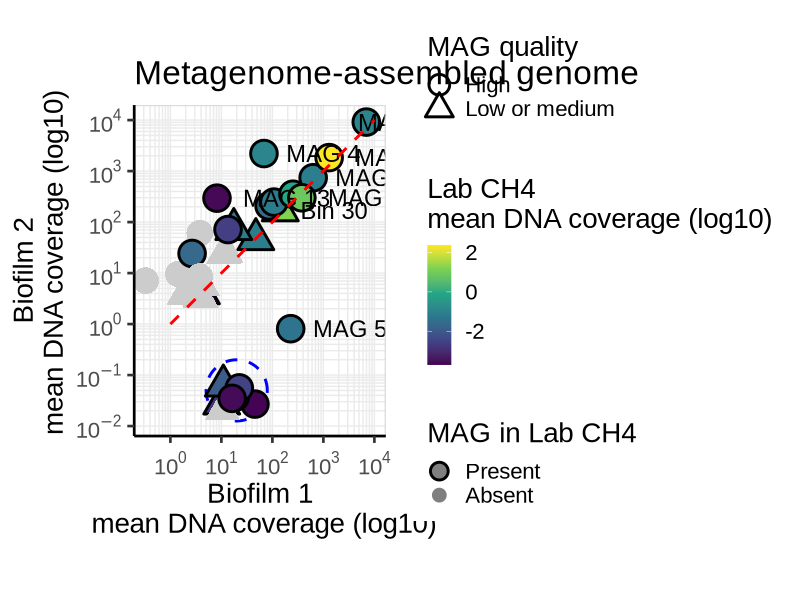

Source code (R):
# =============================================================================
# Fig. S1 — mean DNA coverage of MAGs, coloured by Lab CH4 coverage
# Figure numbering follows the manuscript (Cave_Ferro_Virus, Nov 2026).
# Split from the Fig. 1 script; data preparation is identical.
# =============================================================================

# ---- Paths (see README, "Running the scripts") ----
REPO     <- Sys.getenv("SULFURCAVE_REPO", unset = here::here())  # repository root
setwd(REPO)

library(dplyr)
library(ggplot2)
##########################################
# MAG plot
##########################################

library(ggrepel)

# --- Load data ---
mean_coverage <- read.delim("metagenomics/bins_across_samples/mean_coverage.txt")
abundance     <- read.delim("metagenomics/bins_across_samples/abundance.txt")
bin_sum       <- read.delim("metagenomics/bins_summary.txt")

# --- Transform and merge ---
mean_coverage_log10 <- apply(mean_coverage[,-1], 2, log10)
colnames(mean_coverage_log10) <- paste0("log10_", colnames(mean_coverage_log10))

relab <- apply(abundance[,-1], 2, function(x) x / sum(x))
colnames(relab) <- paste0("relab_", colnames(relab))

mean_cov_all <- merge(
  cbind(mean_coverage, mean_coverage_log10),
  bin_sum, by = "bins"
)

# --- Derived variables ---
mean_cov_all$MAG_quality  <- ifelse(grepl("_MAG_", mean_cov_all$bins), "High", "Low or medium")
mean_cov_all$phylum       <- factor(ifelse(mean_cov_all$t_phylum == "", "unclassified", mean_cov_all$t_phylum))
mean_cov_all$in_culture   <- mean_cov_all$Sample_ERR10036470 > 0
mean_cov_all$border_color <- ifelse(mean_cov_all$in_culture, "black", "transparent")
mean_cov_all$size_var     <- ifelse(mean_cov_all$log10_Sample_ERR10036470 > 0,
                                    mean_cov_all$log10_Sample_ERR10036470, 0)

# --- Relative abundance & genus fill label ---
samples <- c("Sample_ERR10036468", "Sample_ERR10036469", "Sample_ERR10036470")
for (s in samples) {
  mean_cov_all[[paste0("rel_abund_", s)]] <- mean_cov_all[[s]] / sum(mean_cov_all[[s]]) * 100
}

mean_cov_all$abundant <- !(mean_cov_all$rel_abund_Sample_ERR10036468 < 1 &
                             mean_cov_all$rel_abund_Sample_ERR10036469 < 1 &
                             mean_cov_all$rel_abund_Sample_ERR10036470 < 1)

mean_cov_all$genus_fill <- ifelse(
  mean_cov_all$abundant & !is.na(mean_cov_all$t_genus) & mean_cov_all$t_genus != "",
  mean_cov_all$t_genus,
  ifelse(!mean_cov_all$abundant, "MAG below 1%", "Unclassified")
)

# --- Factor levels and colors ---
genus_levels <- c("Ferroplasma","Mycobacterium","Acidithiobacillus",
                  "Cuniculiplasma","Cutibacterium","Lawsonella",
                  "MAG below 1%","Unclassified")
mean_cov_all$genus_fill <- factor(mean_cov_all$genus_fill, levels = genus_levels)

colors_genus_fill <- c(
  "Ferroplasma"       = '#ffd92f',
  "Mycobacterium"     = '#66c2a5',
  "Acidithiobacillus" = '#fc8d62',
  "Cuniculiplasma"    = '#e5c494',
  "Cutibacterium"     = '#a6d854',
  "Lawsonella"        = '#80c1e3',
  "MAG below 1%"      = '#8da0cb',
  "Unclassified"      = '#b3b3b3'
)

# --- Labels and nudges ---
label_map <- data.frame(
  bins = c("SC_MAG_00004","SC_MAG_00005","SC_MAG_00006","SC_MAG_00008",
           "SC_MAG_00013","SC_MAG_00016","SC_MAG_00019","SC_Bin_00030"),
  marker_label = c("MAG 4","MAG 5","MAG 6","MAG 8",
                   "MAG 13","MAG 16","MAG 19","Bin 30"),
  nudge_x = c(0, 0, 0, -0.6, 0, 0, 0, 0),
  nudge_y = c(0, 0, 0, -0.01, 0, 0, 0, 0)
)
mean_cov_all <- merge(mean_cov_all, label_map, by = "bins", all.x = TRUE)
mean_cov_all$nudge_x[is.na(mean_cov_all$nudge_x)] <- 0
mean_cov_all$nudge_y[is.na(mean_cov_all$nudge_y)] <- 0

# --- Plot ---
theme_set(theme_classic(base_size = 20, base_family = "Arial"))

# Log-scale grid: major breaks at each decade (10^-2 ... 10^4), minor breaks
# log-positioned within each decade (at 2,3,...,9) so the grid tightens toward
# the top of every decade, matching the log-axis look in fig3c.
log_major <- -2:4
log_minor <- as.vector(sapply(min(log_major):(max(log_major) - 1),
                              function(k) k + log10(2:9)))
log_labels <- parse(text = paste0("10^", log_major))

# color the markers by abundance in the Lab CH4 sample
# --- handle -Inf (from log10(0)) before plotting ---
mean_cov_all$log10_Sample_ERR10036470[is.infinite(mean_cov_all$log10_Sample_ERR10036470)] <- NA

mag_plot_color_abundance <- ggplot(mean_cov_all, aes(log10_Sample_ERR10036468, log10_Sample_ERR10036469)) +
  annotate("path",
           x = 1.3 + 0.6 * cos(seq(0, 2*pi, length.out = 100)),
           y = -1.3 + 0.6 * sin(seq(0, 2*pi, length.out = 100)),
           color = "blue", linetype = "dashed", linewidth = 1.0
  ) +
  geom_point(aes(fill = log10_Sample_ERR10036470, shape = MAG_quality),
             color = mean_cov_all$border_color, size = 8, stroke = 1.5
  ) +
  geom_point(aes(color = in_culture), size = 3, alpha = 0) +
  geom_text(aes(label = marker_label),
            hjust = -0.3, vjust = 0.5, size = 6, family = "Arial", na.rm = TRUE,
            nudge_x = mean_cov_all$nudge_x, nudge_y = mean_cov_all$nudge_y
  ) +
  annotate("segment",
           x = 0, y = 0, xend = 4, yend = 4,
           linetype = "dashed", color = "red",
           linewidth = 1.0   # increase this value for thicker line
  ) +
  scale_fill_viridis_c(
    name = "Lab CH4\nmean DNA coverage (log10)",
    na.value = "grey80"
  ) +
  scale_color_manual(
    values = c("TRUE" = "transparent", "FALSE" = "black"),
    name = "MAG in Lab CH4", labels = c("TRUE" = "Absent", "FALSE" = "Present")
  ) +
  scale_shape_manual(values = c("High" = 21, "Low or medium" = 24), name = "MAG quality") +
  labs(x = "Biofilm 1\n mean DNA coverage (log10)", y = "Biofilm 2\n  mean DNA coverage (log10)", title = "Metagenome-assembled genome") +
  theme(
    axis.text.x          = element_text(vjust = 0.5),
    panel.grid.major     = element_line(color = "grey92", linewidth = 0.5),
    panel.grid.minor     = element_line(color = "grey92", linewidth = 0.5),
    panel.border         = element_rect(color = "grey85", fill = NA, linewidth = 0.8),
    # legend.position      = "none"
  ) +
  scale_x_continuous(breaks = log_major, minor_breaks = log_minor, labels = log_labels) +
  scale_y_continuous(breaks = log_major, minor_breaks = log_minor, labels = log_labels) +
  coord_equal() +
  guides(
    shape = guide_legend(override.aes = list(fill = "white", color = "black", size = 6)),
    size  = guide_legend(override.aes = list(fill = "grey50", color = "black", shape = 21)),
    color = guide_legend(override.aes = list(shape = 21, fill = "grey50", size = 5, alpha = 1, stroke = 1.5))
  )

mag_plot_color_abundance
